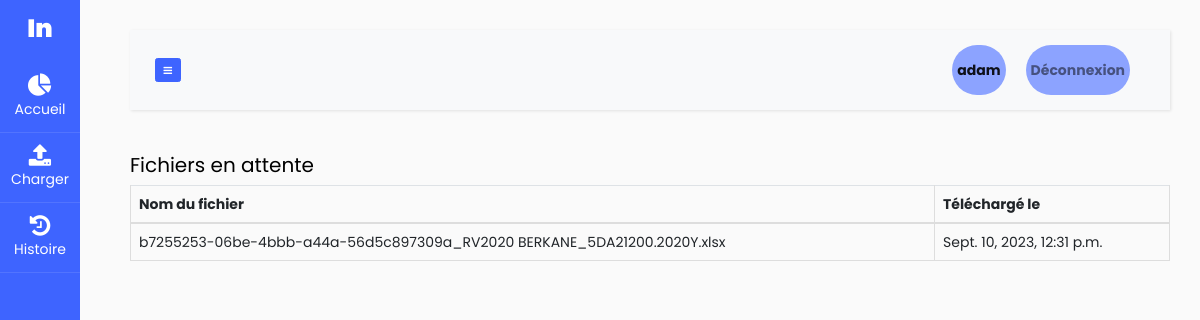
Screenshot of /pending-files/ (signed in) with the database file from the repository.
### MainApp/models.py (models this page shows, shortened)
class UploadedFile(models.Model):
    class ValidationStatus(models.TextChoices):
        PENDING = 'Pending', 'Pending'
        APPROVED = 'Approved', 'Approved'
        REJECTED = 'Rejected', 'Rejected'
    user = models.ForeignKey(User, on_delete=models.CASCADE)
    filename = models.CharField(max_length=255)
    uploaded_at = GMTPlus1DateTimeField()
    validation_status = models.CharField(
        max_length=20,
        choices=ValidationStatus.choices,
        default=ValidationStatus.PENDING,
    )

### MainApp/views.py (the view)
# urls.py: path('pending-files/', views.pending_files, name='pending_files'),
@login_required(login_url='login')
def pending_files(request):
    if request.user.groups.filter(name='Technicien').exists():
        pending_files = UploadedFile.objects.filter(user=request.user, validation_status=UploadedFile.ValidationStatus.PENDING)
        return render(request, 'pending_files.html', {'pending_files': pending_files})
    else:
        return render(request, 'access_denied.html')  # Redirect other user groups to an access denied page

### MainApp/context_processors.py (called while the page is built)
def username_context(request):
    return {'username': request.user.username if request.user.is_authenticated else None}

### Templates/pending_files.html
{% extends 'Dashboard.html' %}
{% block content %}
<h2>Fichiers en attente</h2>
    <table class="table table-bordered">
        <thead>
            <tr>
                <th>Nom du fichier</th>
                <th>Téléchargé le</th>
            </tr>
        </thead>
        <tbody>
            {% for file in pending_files %}
                <tr>
                    <td>{{ file.filename }}</td>
                    <td>{{ file.uploaded_at }}</td>
                </tr>
            {% endfor %}
        </tbody>
    </table>
{% endblock %}

### Templates/Dashboard.html (shortened to what this page needs)
{% load static %}
<!doctype html>
<html lang="en">
  <head>
    <link rel="stylesheet" href="https://maxcdn.bootstrapcdn.com/font-awesome/4.7.0/css/font-awesome.min.css">
    <link rel="stylesheet" href="https://maxcdn.bootstrapcdn.com/bootstrap/3.3.7/css/bootstrap.min.css">
    <link rel="stylesheet" href="https://maxcdn.bootstrapcdn.com/font-awesome/4.7.0/css/font-awesome.min.css">
    <link rel="stylesheet" href="https://cdnjs.cloudflare.com/ajax/libs/font-awesome/5.15.4/css/all.min.css">
		<link rel="stylesheet" href="https://stackpath.bootstrapcdn.com/font-awesome/4.7.0/css/font-awesome.min.css">
		<link rel="stylesheet" href="{% static 'css/style.css' %}">
  </head>
  <body>
		<div class="wrapper d-flex align-items-stretch">
			<nav id="sidebar" class="active">
				<h1><a href="{% url 'data_visualization' %}" class="logo">In</a></h1>
        <ul class="list-unstyled components mb-5">
          <li class="active">
            <a href="{% url 'data_visualization' %}"><span class="fa  fa-pie-chart"></span> Accueil</a>
          </li>
          <li>
            <a href="{% url 'Upload' %}"><span class="fa fa-upload"></span> Charger</a>
          </li>
          <li>
            <a href="{% url 'view_uploaded_files' %}"><span class="fa  fa-history"></span> Histoire </a>
          </li>
        </ul>
    	</nav>
      <div id="content" class="p-4 p-md-5">
        <nav class="navbar navbar-expand-lg navbar-light bg-light">
          <div class="container-fluid">
            <button type="button" id="sidebarCollapse" class="btn btn-primary">
              <i class="fa fa-bars"></i>
            </button>
            <div class="collapse navbar-collapse" id="navbarSupportedContent">
              <ul class="nav navbar-nav ml-auto">
              {% if perms.MainApp.can_access_employee_management %}
                <li class="nav-item active">
                    <a class="nav-link" href="{% url 'workers_edit' user.id %}">{{ user.username }}</a>
                </li>
              {% else %}
                <li class="nav-item active">
                    <a class="nav-link" href="{% url 'data_visualization' %}">{{ user.username }}</a>
                </li>
              {% endif %}
                <li class="nav-item">
                    <a class="nav-link" href="{% url 'logout' %}">Déconnexion</a>
                </li>
              </ul>
            </div>
          </div>
        </nav>
        {% block content %}
        {% endblock %}
		</div>
  </body>
</html>

### Templates/Dashboard.html (style rules this page uses)
.navbar-nav { display: flex; list-style: none; margin: 0; padding: 0; }
.nav-item { margin-left: 20px; }
.nav-link { display: inline-block; padding: 10px 20px; text-decoration: none; color: #fff; background-color: #8ca3ff; border: none; border-radius: 25px; font-weight: bold; transition: background-color 0.3s ease; }
#sidebar { position: fixed; top: 0; left: 0; height: 100%; overflow-y: auto; width: 250px; transition: width 0.3s ease }
#content { margin-left: 100px; transition: margin-left 0.1s ease; }

### rows the page displays
UploadedFile: filename "b7255253-06be-4bbb-a44a-56d5c897309a_RV2020 BERKANE_5DA21200.2020Y.xlsx", uploaded_at "Sept. 10, 2023, 12:31 p.m."

### other values shown
{{ user.username }} "adam"
